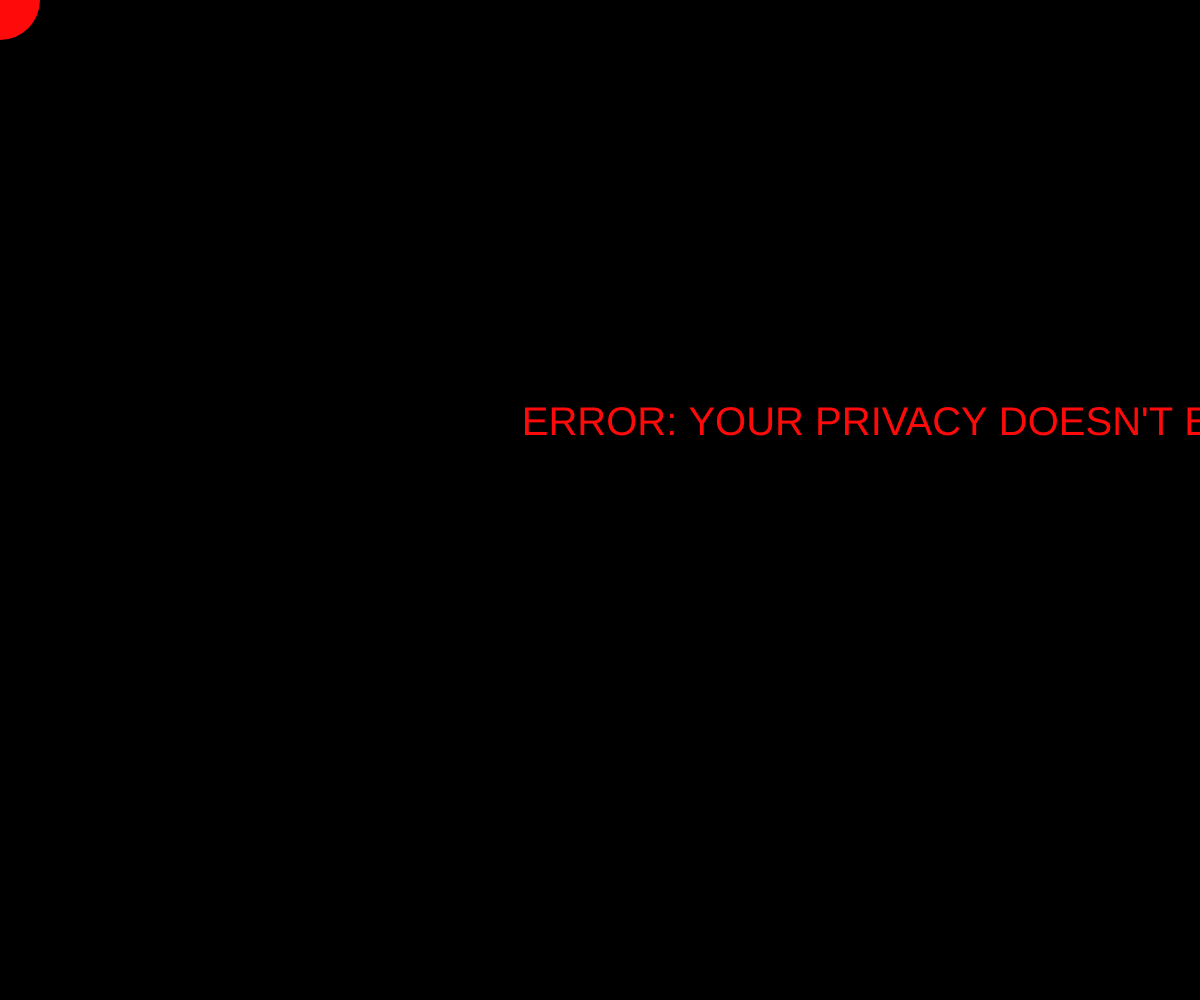
Frame 1 (no input)
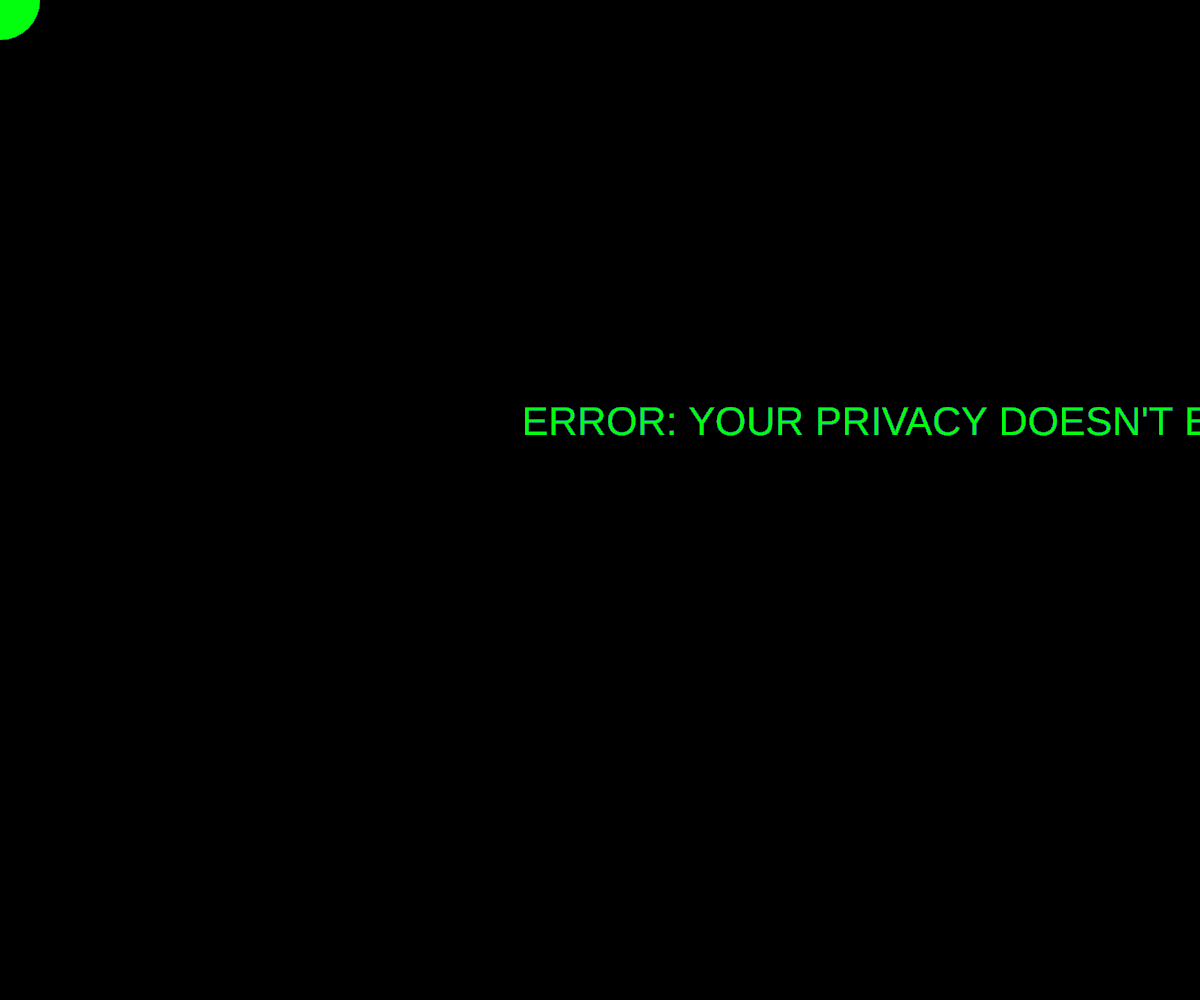
Frame 60 (no input)
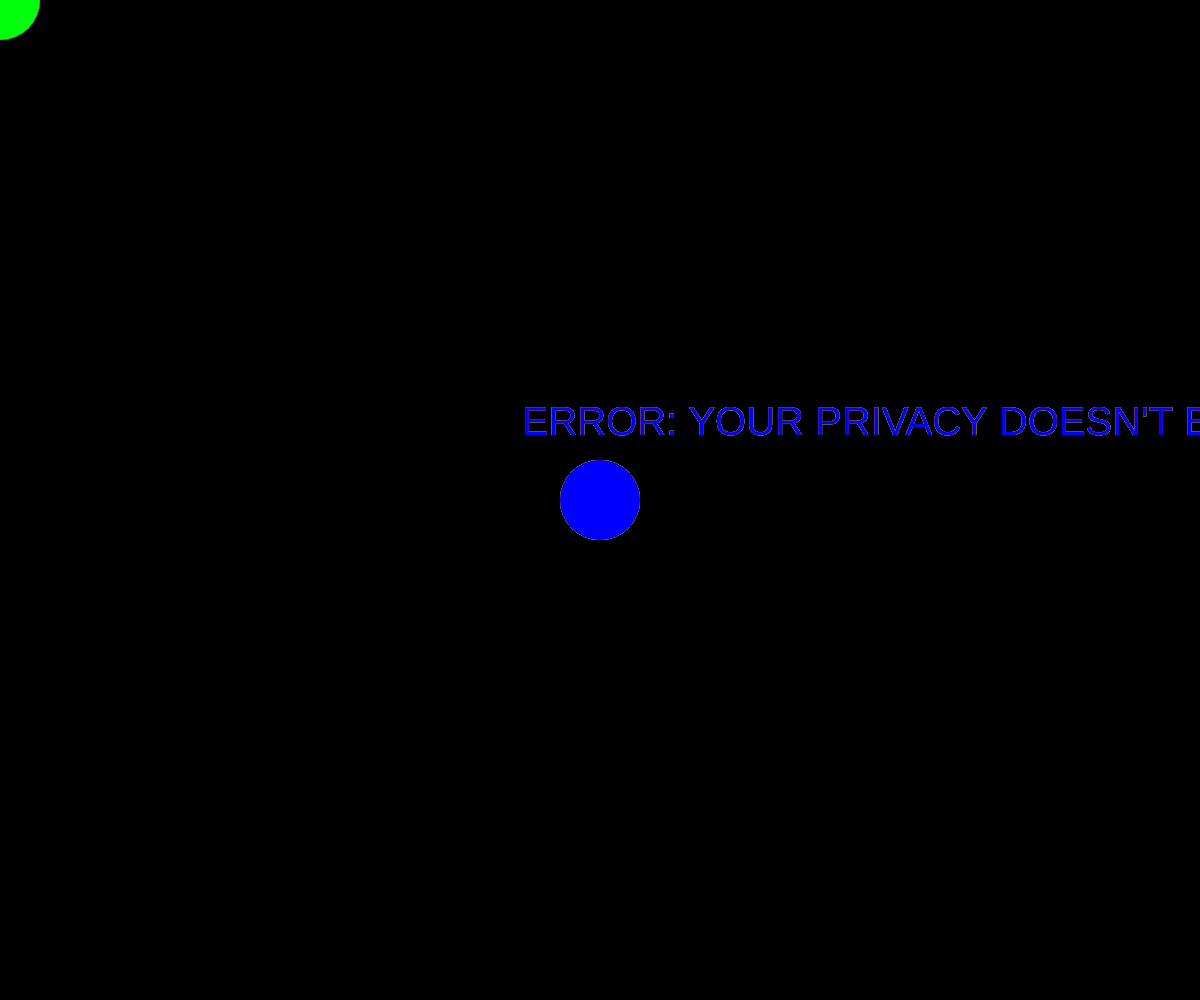
Frame 120 (the mouse pressed at the canvas centre since frame 60)

The p5.js sketch that drew these frames (run headless with seeded random() and noise() and a simulated clock; from frame 60 on, the mouse is pressed at the canvas centre):

// p5.js sketch
// ── sketch.js

let colorlist = ['blue', '#03FF0D', 'rgb(255,10,10)', ]

function setup() {
  createCanvas(windowWidth,windowHeight);
  //background(230);
 background("#000000"); 
}

function draw() {
  noStroke()
  //stroke(255);


  fill(random(colorlist));
  ellipse(mouseX, mouseY, 80,80 );
  //rect( mouseX, mouseY, random (20,80) );
  //rect( mouseX, mouseY, 80,80 );
  textSize(40);
  text("ERROR: YOUR PRIVACY DOESN'T EXIST",width/2.3,height/2.3,)

  
}
